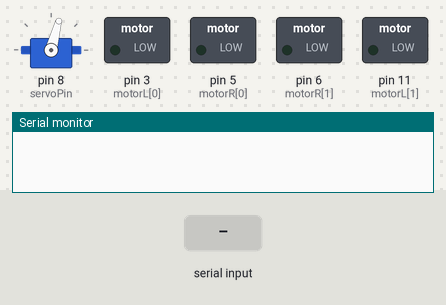
Recording of a sketch running on a simulated Arduino Uno, built with avr-gcc and run on an emulated ATmega328P. Shown: servo, switched loads named in the sketch (green lamp = pin HIGH), the last lines printed to the serial monitor. The test bench sets the inputs (shaded band).

Above: at 1.2 s.
1.3 s: "f90\n" received over the second serial link
At 1.7 s:
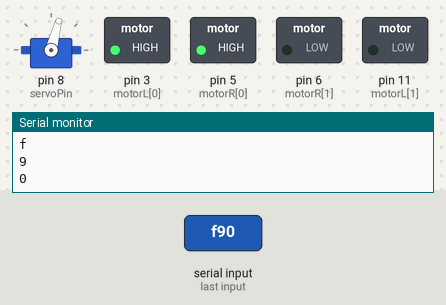
3.3 s: "b90\n" received over the second serial link
At 3.7 s:
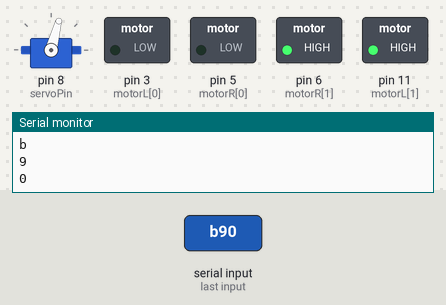
5.3 s: "l90\n" received over the second serial link
At 5.7 s:
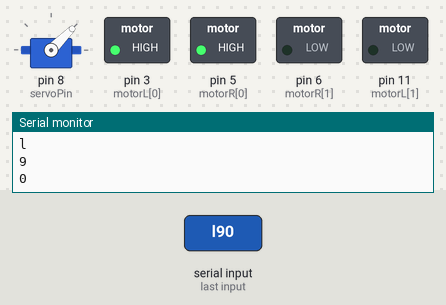
7.3 s: "r90\n" received over the second serial link
At 7.7 s:
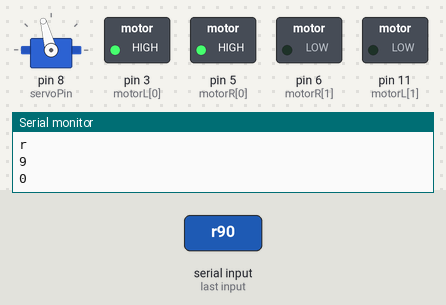
Timing chart, 0 to 10.3 s (numbered marks = the images above; inputs shaded):
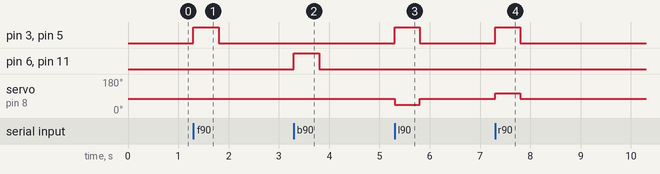

Measured:
- after the input at 1.3 s, pin 3 (motorL[0]), pin 5 (motorR[0]): LOW → HIGH at once, → LOW 0.50 s later
- after the input at 3.3 s, pin 6 (motorR[1]), pin 11 (motorL[1]): LOW → HIGH at once, → LOW 0.50 s later
- after the input at 5.3 s, pin 3 (motorL[0]), pin 5 (motorR[0]): LOW → HIGH at once, → LOW 0.50 s later; servo on pin 8 (servoPin): 75° → 45° at once, → 75° 0.50 s later
- after the input at 7.3 s, pin 3 (motorL[0]), pin 5 (motorR[0]): LOW → HIGH at once, → LOW 0.50 s later; servo on pin 8 (servoPin): 75° → 105° at once, → 75° 0.50 s later

The sketch:

car_controller.ino
```cpp
#include <Servo.h>
#include <SoftwareSerial.h>

SoftwareSerial BTSerial(12, 13); // RX = pin 12 (from ESP32 GPIO 17), TX = pin 13
Servo servo;

int servoPin = 8;
int initAngle = 75;
int steerRange = 30; // max deviation from center, in degrees
int Rmax = initAngle + steerRange; // Max angle for right turn
int Lmin = initAngle - steerRange; // Min angle for left turn

int motorL[2] = {3, 11};
int motorR[2] = {5, 6};

// Watchdog: the web page repeats the current command every 150 ms while the car
// moves. If nothing arrives for this long (link lost, tab closed, bridge reset),
// the car stops by itself.
const unsigned long WATCHDOG_MS = 500;
// Below this duty cycle the motors stall, so analog speeds start here.
const int MIN_PWM = 70;

unsigned long lastCmdMs = 0;
bool moving = false;

char lineBuf[16];
byte lineLen = 0;
bool inLine = false;

// speed: -255 (full reverse) .. 255 (full forward), applied to both motors
void setMotors(int speed) {
  speed = constrain(speed, -255, 255);
  int duty = abs(speed);
  if (speed >= 0) {
    analogWrite(motorL[0], duty); analogWrite(motorL[1], 0);
    analogWrite(motorR[0], duty); analogWrite(motorR[1], 0);
  } else {
    analogWrite(motorL[0], 0); analogWrite(motorL[1], duty);
    analogWrite(motorR[0], 0); analogWrite(motorR[1], duty);
  }
  moving = (duty != 0);
}

// steer: -100 (full left) .. 100 (full right)
void setSteering(int steer) {
  steer = constrain(steer, -100, 100);
  servo.write(initAngle + (long)steer * steerRange / 100);
}

void stopCar() {
  setMotors(0);
  setSteering(0);
}

// Analog command from the joystick: "J<speed>,<steer>" with speed -100..100
// and steer -100..100 (percent).
void handleAnalog(const char* s) {
  int speedPct = 0, steerPct = 0;
  if (sscanf(s, "%d,%d", &speedPct, &steerPct) != 2) return;
  speedPct = constrain(speedPct, -100, 100);
  int duty = 0;
  if (speedPct != 0) duty = MIN_PWM + (long)(255 - MIN_PWM) * abs(speedPct) / 100;
  setMotors(speedPct < 0 ? -duty : duty);
  setSteering(steerPct);
}

void handleChar(char bt) {
  if (bt == 'f')      { setMotors(255);  setSteering(0); }
  else if (bt == 'b') { setMotors(-255); setSteering(0); }
  else if (bt == 'l') { setMotors(255);  setSteering(-100); }
  else if (bt == 'r') { setMotors(255);  setSteering(100); }
  else if (bt == 's') { stopCar(); }
  else return; // unknown character: ignore, do not feed the watchdog
  lastCmdMs = millis();
}

void setup() {
  Serial.begin(9600);
  BTSerial.begin(9600);
  for(int i=0; i<2; i++){
    pinMode(motorR[i], OUTPUT);
    pinMode(motorL[i], OUTPUT);
  }
  servo.attach(servoPin);
  stopCar();
}

void loop() {
  while (BTSerial.available()) {
    char c = BTSerial.read();
    if (inLine) {
      if (c == '\n' || c == ';') {
        lineBuf[lineLen] = '\0';
        handleAnalog(lineBuf);
        lastCmdMs = millis();
        inLine = false;
      } else if (lineLen < sizeof(lineBuf) - 1) {
        lineBuf[lineLen++] = c;
      } else {
        inLine = false; // too long: drop it
      }
    } else if (c == 'J') {
      inLine = true;
      lineLen = 0;
    } else {
      Serial.println(c); // debugging on the Arduino's serial monitor
      handleChar(c);
    }
  }

  if (moving && millis() - lastCmdMs > WATCHDOG_MS) {
    stopCar();
    Serial.println("Watchdog: no command, stopped");
  }
}
```
